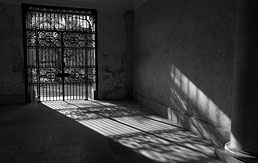
#> input picture Computer Vision with Python/Project Exam Computer Vision Using Python/Kodingan Nomor 1 - Filter (File Python)/input_image.jpg, 258 x 163 px
$ python 2301888631_Equalization_Nomor1.py
#> lines starting #> are read from the running program, lines starting #| are printed output that depends on the picture
# Daniel Chandra - 2301888631
# Nomor 1 Histogram matching
# Import library
import numpy as np
import matplotlib.pyplot as plt
import cv2

# Mengambil image yang akan dipakai (dinaikin contrast)
img = cv2.imread('input_image.jpg')
#> img is the input picture: shape (163, 258, 3); min 0, max 255, mean 54.5
reference_img = cv2.imread('reference.jpg')
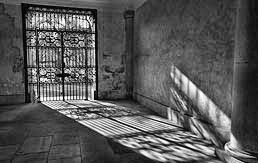
#> input picture Computer Vision with Python/Project Exam Computer Vision Using Python/Kodingan Nomor 1 - Filter (File Python)/reference.jpg, 258 x 163 px
#> reference_img is the input picture: shape (163, 258, 3); min 0, max 255, mean 87.3

#RGB BGR -> GRAYSCALE (buat jaga jaga klo image belum full)
img_gray = cv2.cvtColor(img, cv2.COLOR_BGR2GRAY)
# Menampilkan gambar image setelah diubah jadi gray
cv2.imshow('Input Image',img_gray)
cv2.waitKey(0)

print(img.shape)
#| (163, 258, 3)
# Menyimpan variable widht height per pixel pada gambar dengan shape
# (163, 258, 3) -> didapatkan dari print(img.shape) dimana 163 = height, 258 = height, 3 = depth
# Widht dari image terdapat pada variable ke 1 pada img shape
widht = img.shape[1]
#> widht = 258
# Height dari image terdapat pada variable ke 0 pada img shape
height = img.shape[0]
#> height = 163

#Membuat array yang akan menampung intensitas dalam tiap pixel
#256 -> (0-255)
intensity = np.zeros(256, dtype=int)
intensity2 = np.zeros(256, dtype=int)

# Membuat grafik histogram dari input image
# Melakukan loopingan untuk setiap pixel dari image sampai height and widht image habis
for i in range(height):
    for j in range(widht):
        #img_gray berisi intensitas pixel
        intensity[img_gray[i][j]] += 1

#plot grafik histogram
plt.plot(intensity,'g .',label='Input Image')
plt.legend(loc="upper left")
plt.xlabel('Intensity')
plt.ylabel('Quantity')
plt.show()
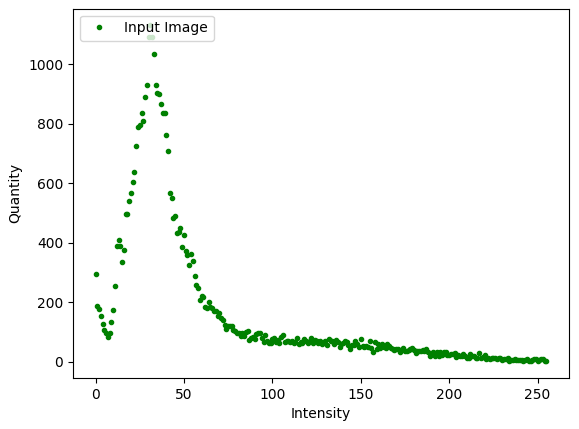
#> figure drawn by matplotlib, 1 panel; curve peaks at x = 31, y = 1130

# Membuat grafik histogram dari reference image
# Melakukan loopingan untuk setiap pixel dari image sampai height and widht image habis
for i in range(height):
    for j in range(widht):
        #img_gray berisi intensitas pixel
        intensity2[reference_img[i][j]] += 1

#plot grafik histogram
plt.plot(intensity2,'g .',label='Reference Image')
plt.legend(loc="upper left")
plt.xlabel('Intensity')
plt.ylabel('Quantity')
plt.show()
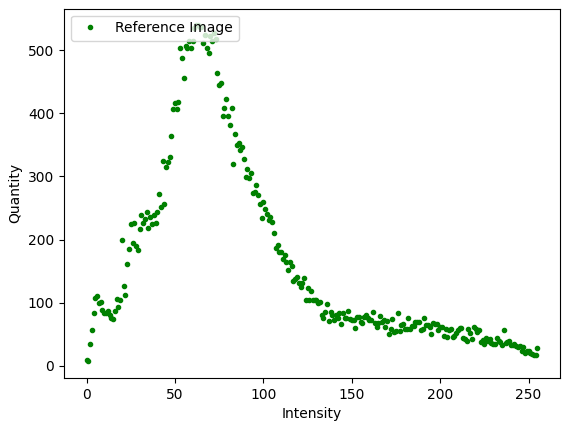
#> figure drawn by matplotlib, 1 panel; curve peaks at x = 62, y = 539

#Equalization
equalize_img = cv2.equalizeHist(img_gray)
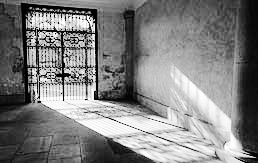
#> equalize_img: shape (163, 258); min 0, max 255, mean 128.2
equalize_intensity = np.zeros(256,dtype=int)

for i in range(height):
    for j in range(widht):
        equalize_intensity[equalize_img[i][j]] += 1

plt.figure(1, (16,8))
plt.subplot(1,2,1)
plt.plot(intensity, 'g .', label='Before')
plt.legend(loc="upper right")
plt.ylabel('Quantity')
plt.xlabel('Intensity')
plt.title('Before')

plt.figure(1, (16,8))
plt.subplot(1,2,2)
plt.plot(equalize_intensity, 'g', label='After')
plt.legend(loc="upper right")
plt.ylabel('Quantity')
plt.xlabel('Intensity')
plt.title('After')
plt.show()
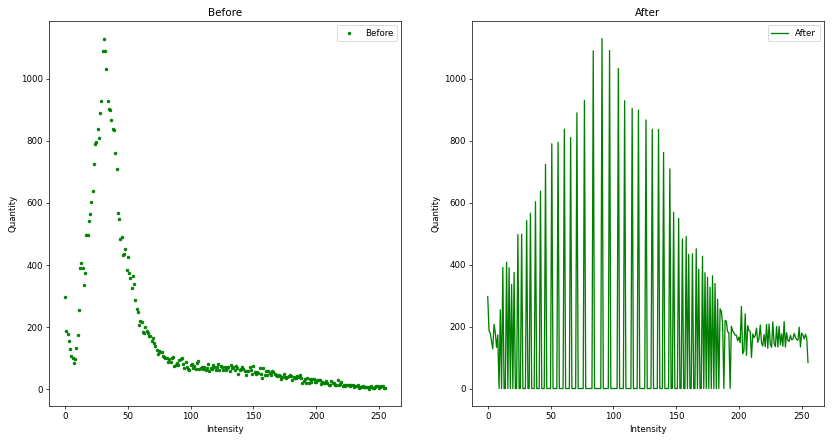
#> figure drawn by matplotlib, 2 panels; panel 1: curve peaks at x = 31, y = 1130; panel 2: curve peaks at x = 91, y = 1130

#Clahe Equalization
clahe = cv2.createCLAHE(clipLimit=4.0, tileGridSize=(8,8))
clahe_img = clahe.apply(img_gray)
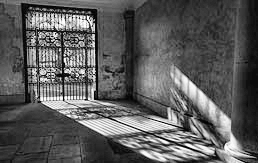
#> clahe_img: shape (163, 258); min 0, max 255, mean 92.3

# Array penumpang, biar bisa ditampilkan semua image dalam satu plot
labels = ['Input Image','Reference Image','Hasil Equalization Image','Hasil Clahe Equalization Image']
images = [img,reference_img,equalize_img,clahe_img]

# Mengatur ukuran plot
plt.figure(figsize=(12,12))
# Melakukan looping untuk menampilkan semua isi array
for i, (lbl,image) in enumerate(zip(labels,images)):
    plt.subplot(2,2,i+1)
    plt.imshow(image,cmap='gray')
    plt.title(lbl)
#> this loop made 4 passes
#> lbl on passes 1 to 4: 'Input Image', 'Reference Image', 'Hasil Equalization Image', 'Hasil Clahe Equalization Image'
plt.show()
